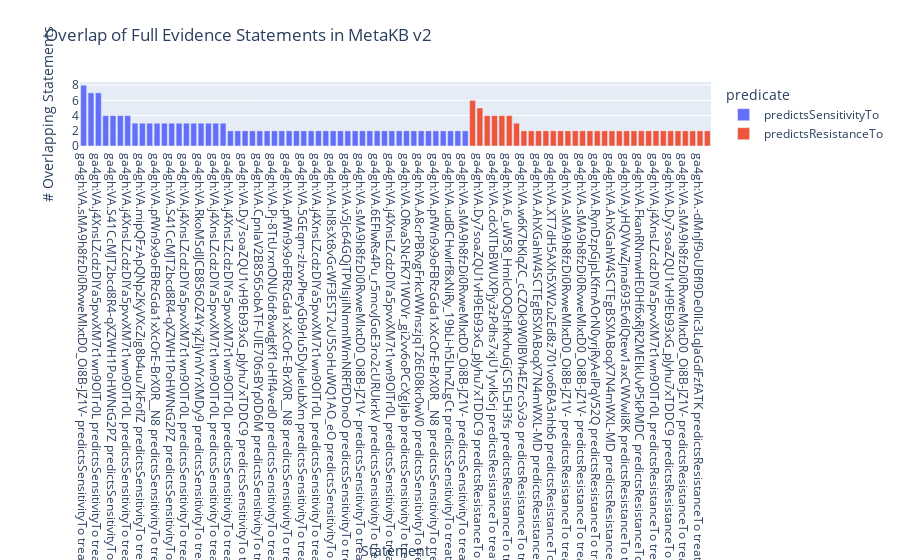

Source (notebook cell):
### Code cell
import plotly
import plotly.express as px
import plotly.io as pio

fig = px.bar(data[0:86], x='Statement', y='counts', color='predicate', title='Overlap of Full Evidence Statements in MetaKB v2')
fig.update_layout(yaxis_title='# Overlapping Statements')
fig.show()
# pio.write_image(fig, "Full_Evidence_Statement_overlap_bar.png", format='png', width=1200, height=400, scale=5)

### Figure 1 — Plotly figure (JSON) as saved in the notebook; plotly's stock layout.template omitted (floating-point values rounded to 4 significant figures)
{"data": [{"alignmentgroup": "True", "hovertemplate": "predicate=predictsSensitivityTo<br>Statement=%{x}<br>counts=%{y}<extra></extra>", "legendgroup": "predictsSensitivityTo", "marker": {"color": "#636efa", "pattern": {"shape": ""}}, "name": "predictsSensitivityTo", "offsetgroup": "predictsSensitivityTo", "orientation": "v", "showlegend": true, "textposition": "auto", "type": "bar", "x": ["ga4gh:VA.sMA9h8fzDi0RvweMlxtD0_Oi8B-JZ1V- predictsSensitivityTo treatment by rxcui:1721560 for the disease ncit:C2926", "ga4gh:VA.S41CcMJT2bcd8R4-qXZWH1PoHWNtG2PZ predictsSensitivityTo treatment by rxcui:337525 for the disease ncit:C2926", "ga4gh:VA.j4XnsLZcdzDIYa5pvvXM7t1wn9OITr0L predictsSensitivityTo treatment by rxcui:1147220 for the disease ncit:C3224", "ga4gh:VA.S41CcMJT2bcd8R4-qXZWH1PoHWNtG2PZ predictsSensitivityTo treatment by rxcui:1430438 for the disease ncit:C2926", "ga4gh:VA.S41CcMJT2bcd8R4-qXZWH1PoHWNtG2PZ predictsSensitivityTo treatment by rxcui:328134 for the disease ncit:C2926", "ga4gh:VA.S41CcMJT2bcd8R4-qXZWH1PoHWNtG2PZ predictsSensitivityTo treatment by rxcui:1721560 for the disease ncit:C2926", "ga4gh:VA.j4XnsLZcdzDIYa5pvvXM7t1wn9OITr0L predictsSensitivityTo treatment by civic.ctid:oBrlcO23adoVXv51xh-5Wigy0QyDWtfr for the disease ncit:C3224", "ga4gh:VA.S41CcMJT2bcd8R4-qXZWH1PoHWNtG2PZ predictsSensitivityTo treatment by rxcui:337525 for the disease ncit:C9305", "ga4gh:VA.mipQFzApQNp2KyVXcZig8b4uu7kFofIZ predictsSensitivityTo treatment by rxcui:495881 for the disease ncit:C2926", "ga4gh:VA.sMA9h8fzDi0RvweMlxtD0_Oi8B-JZ1V- predictsSensitivityTo treatment by ncit:C99905 for the disease ncit:C2926", "ga4gh:VA.pfWn9x9oFBRzGda1xXcOrE-BrX0R__N8 predictsSensitivityTo treatment by rxcui:1147220 for the disease ncit:C3224", "ga4gh:VA.j4XnsLZcdzDIYa5pvvXM7t1wn9OITr0L predictsSensitivityTo treatment by rxcui:1147220 for the disease ncit:C4978", "ga4gh:VA.S41CcMJT2bcd8R4-qXZWH1PoHWNtG2PZ predictsSensitivityTo treatment by rxcui:328134 for the disease ncit:C3512", "ga4gh:VA.S41CcMJT2bcd8R4-qXZWH1PoHWNtG2PZ predictsSensitivityTo treatment by rxcui:1430438 for the disease ncit:C3512", "ga4gh:VA.j4XnsLZcdzDIYa5pvvXM7t1wn9OITr0L predictsSensitivityTo treatment by rxcui:1425098 for the disease ncit:C3224", "ga4gh:VA.lAST62ntkEaXy6RDDOF1V4C3jd-jaAJ5 predictsSensitivityTo treatment by rxcui:2049873 for the disease ncit:C3171", "ga4gh:VA.RkoMSdIJCB856OZ4YxjZIjVnVYrXMDy9 predictsSensitivityTo treatment by rxcui:1148495 for the disease ncit:C3270", "ga4gh:VA.S41CcMJT2bcd8R4-qXZWH1PoHWNtG2PZ predictsSensitivityTo treatment by rxcui:2058848 for the disease ncit:C2926", "ga4gh:VA.j4XnsLZcdzDIYa5pvvXM7t1wn9OITr0L predictsSensitivityTo treatment by moa.ctid:IAMn2xc8QDzi0_zvPzrGlronyv01Coqs for the disease ncit:C3224", "ga4gh:VA.j4XnsLZcdzDIYa5pvvXM7t1wn9OITr0L predictsSensitivityTo treatment by rxcui:1147220 for the disease ncit:C4035", "ga4gh:VA.j4XnsLZcdzDIYa5pvvXM7t1wn9OITr0L predictsSensitivityTo treatment by civic.ctid:aqQX-Uu5M67jU4vqRwbOB7diuYQozPtZ for the disease ncit:C4978", "ga4gh:VA.d-Kmz2h-KL5RB7PbcizjOTz8crmA9lEk predictsSensitivityTo treatment by rxcui:328134 for the disease ncit:C2926", "ga4gh:VA.Dy7soaZQU1vH9Eb93xG_pJyhu7xTDDC9 predictsSensitivityTo treatment by rxcui:2272107 for the disease ncit:C3868", "ga4gh:VA.kupbzxHCTSvq0_M8FY2FpHFtXotNHn4c predictsSensitivityTo treatment by rxcui:1193326 for the disease ncit:C3179", "ga4gh:VA.CpnlaV2B8565obATF-UlE706sBYp0D6M predictsSensitivityTo treatment by rxcui:2289380 for the disease ncit:C3224", "ga4gh:VA.2VAvTmPON2L7JffxjE68jAmmmwxyzDpB predictsSensitivityTo treatment by rxcui:2049873 for the disease ncit:C3171", "ga4gh:VA.Pj-8TtUrxnONU6dr8wdgKf1oHfI4ved0 predictsSensitivityTo treatment by rxcui:1147220 for the disease ncit:C3224", "ga4gh:VA.S41CcMJT2bcd8R4-qXZWH1PoHWNtG2PZ predictsSensitivityTo treatment by rxcui:337525 for the disease ncit:C3512", "ga4gh:VA.pfWn9x9oFBRzGda1xXcOrE-BrX0R__N8 predictsSensitivityTo treatment by rxcui:1425098 for the disease ncit:C3224", "ga4gh:VA.4yqg18xtnJP7cTJI-Z2xS5HjnhxJJg84 predictsSensitivityTo treatment by rxcui:337525 for the disease ncit:C34447", "ga4gh:VA.5GEqm-zIzvvPheyGb9rlu5DyIueIubXm predictsSensitivityTo treatment by ncit:C74072 for the disease ncit:C4013", "ga4gh:VA.j4XnsLZcdzDIYa5pvvXM7t1wn9OITr0L predictsSensitivityTo treatment by civic.ctid:oBrlcO23adoVXv51xh-5Wigy0QyDWtfr for the disease ncit:C35417", "ga4gh:VA.j4XnsLZcdzDIYa5pvvXM7t1wn9OITr0L predictsSensitivityTo treatment by rxcui:1147220 for the disease ncit:C3510", "ga4gh:VA.6mOBrBWsfWLavxBwhR3tMyJEW9UNc6fk predictsSensitivityTo treatment by rxcui:357977 for the disease ncit:C3868", "ga4gh:VA.hl8sXt8vGcWF3EST2vU5SoHuWQ1AO_eO predictsSensitivityTo treatment by rxcui:357977 for the disease ncit:C3171", "ga4gh:VA.j4XnsLZcdzDIYa5pvvXM7t1wn9OITr0L predictsSensitivityTo treatment by rxcui:1424911 for the disease ncit:C3224", "ga4gh:VA.v5Jc64GQjTPVlsjiINmmlWmNRFfDDnoO predictsSensitivityTo treatment by rxcui:337525 for the disease ncit:C4436", "ga4gh:VA.S41CcMJT2bcd8R4-qXZWH1PoHWNtG2PZ predictsSensitivityTo treatment by civic.tsgid:MHwrYYGaDMmdgFLNboI18QBl-zDj5Wso for the disease ncit:C2926", "ga4gh:VA.sMA9h8fzDi0RvweMlxtD0_Oi8B-JZ1V- predictsSensitivityTo treatment by rxcui:1721560 for the disease ncit:C3512", "ga4gh:VA.j4XnsLZcdzDIYa5pvvXM7t1wn9OITr0L predictsSensitivityTo treatment by civic.ctid:7g5X81wE2go4GE_fB45SjFamVMgpnwsA for the disease ncit:C4978", "ga4gh:VA.6EFlwRs4Pu_r5mcvJGoE3ro2cURUkrkV predictsSensitivityTo treatment by rxcui:1148495 for the disease ncit:C3270", "ga4gh:VA.j4XnsLZcdzDIYa5pvvXM7t1wn9OITr0L predictsSensitivityTo treatment by civic.ctid:rF1JcnGq_-VTc0yiCsNIORfNqXQCC3yM for the disease ncit:C4978", "ga4gh:VA.j4XnsLZcdzDIYa5pvvXM7t1wn9OITr0L predictsSensitivityTo treatment by moa.ctid:fImZ7uz-ZC2vosZSuS-gdJcQGXu3l6l7 for the disease ncit:C3224", "ga4gh:VA.pfWn9x9oFBRzGda1xXcOrE-BrX0R__N8 predictsSensitivityTo treatment by moa.ctid:IAMn2xc8QDzi0_zvPzrGlronyv01Coqs for the disease ncit:C3224", "ga4gh:VA.ORvaSNcFK71WOVr_gi2vv6oPCcXgljab predictsSensitivityTo treatment by rxcui:318341 for the disease ncit:C4978", "ga4gh:VA.j4XnsLZcdzDIYa5pvvXM7t1wn9OITr0L predictsSensitivityTo treatment by rxcui:1147220 for the disease ncit:C53972", "ga4gh:VA.A8crPBRvgFrkcWWnszjqT26E08kr0wV0 predictsSensitivityTo treatment by ncit:C165479 for the disease ncit:C9245", "ga4gh:VA.E09IUKElemW2uoVRT5qacU7RMqT8Um5m predictsSensitivityTo treatment by ncit:C165479 for the disease ncit:C9245", "ga4gh:VA.pfWn9x9oFBRzGda1xXcOrE-BrX0R__N8 predictsSensitivityTo treatment by civic.ctid:oBrlcO23adoVXv51xh-5Wigy0QyDWtfr for the disease ncit:C3224", "ga4gh:VA.j4XnsLZcdzDIYa5pvvXM7t1wn9OITr0L predictsSensitivityTo treatment by rxcui:1147220 for the disease ncit:C3242", "ga4gh:VA.udBCHwlrf8xNiRy_19bLi-h5LhnZLgCt predictsSensitivityTo treatment by rxcui:2550714 for the disease ncit:C2926", "ga4gh:VA.j4XnsLZcdzDIYa5pvvXM7t1wn9OITr0L predictsSensitivityTo treatment by rxcui:1147220 for the disease ncit:C2926", "ga4gh:VA.sMA9h8fzDi0RvweMlxtD0_Oi8B-JZ1V- predictsSensitivityTo treatment by rxcui:1430438 for the disease ncit:C2926"], "xaxis": "x", "y": [8, 7, 7, 4, 4, 4, 4, 3, 3, 3, 3, 3, 3, 3, 3, 3, 3, 3, 3, 3, 2, 2, 2, 2, 2, 2, 2, 2, 2, 2, 2, 2, 2, 2, 2, 2, 2, 2, 2, 2, 2, 2, 2, 2, 2, 2, 2, 2, 2, 2, 2, 2, 2], "yaxis": "y"}, {"alignmentgroup": "True", "hovertemplate": "predicate=predictsResistanceTo<br>Statement=%{x}<br>counts=%{y}<extra></extra>", "legendgroup": "predictsResistanceTo", "marker": {"color": "#EF553B", "pattern": {"shape": ""}}, "name": "predictsResistanceTo", "offsetgroup": "predictsResistanceTo", "orientation": "v", "showlegend": true, "textposition": "auto", "type": "bar", "x": ["ga4gh:VA.ORvaSNcFK71WOVr_gi2vv6oPCcXgljab predictsResistanceTo treatment by rxcui:318341 for the disease ncit:C4978", "ga4gh:VA.Dy7soaZQU1vH9Eb93xG_pJyhu7xTDDC9 predictsResistanceTo treatment by rxcui:282388 for the disease ncit:C3868", "ga4gh:VA.ZqmNu5AN2PRYFl0K9eBQ_bo2pJAGKSoa predictsResistanceTo treatment by rxcui:6718 for the disease ncit:C3242", "ga4gh:VA.cdcXITbBWUXPjy3zPdhs7xjU1yvlkSrj predictsResistanceTo treatment by rxcui:6718 for the disease ncit:C3242", "ga4gh:VA.udBCHwlrf8xNiRy_19bLi-h5LhnZLgCt predictsResistanceTo treatment by rxcui:6718 for the disease ncit:C3242", "ga4gh:VA.6_uW58_HmIcOOQshfkvhuGjCSFL5H3fs predictsResistanceTo treatment by rxcui:6718 for the disease ncit:C3242", "ga4gh:VA.sMA9h8fzDi0RvweMlxtD0_Oi8B-JZ1V- predictsResistanceTo treatment by rxcui:328134 for the disease ncit:C2926", "ga4gh:VA.w6K7bKlqZC_cCZOk9W0IBVh4EZrcSv3o predictsResistanceTo treatment by rxcui:282388 for the disease ncit:C3868", "ga4gh:VA.ORvaSNcFK71WOVr_gi2vv6oPCcXgljab predictsResistanceTo treatment by civic.tsgid:7IxyhCwID0QYyVCP2xuIyYvwwu-S_HrZ for the disease ncit:C4978", "ga4gh:VA.AhXGahW4SCTEgBSXlABoqX7N4mWXL-MD predictsResistanceTo treatment by rxcui:318341 for the disease ncit:C4978", "ga4gh:VA.zElnUUWNdxH5elaDdhFo8dYA6dVjCZNs predictsResistanceTo treatment by rxcui:1747556 for the disease ncit:C3209", "ga4gh:VA.XT7dH5AXh5XW2u2Ed8z701vo6BA3nhb6 predictsResistanceTo treatment by civic.tsgid:IMgxRLc3XTtFhF3LrdtkdhJqiCh-_3dE for the disease ncit:C3168", "ga4gh:VA.57hhvPjBoLmuSxZdcTzEdDEprYZnzznv predictsResistanceTo treatment by rxcui:1147220 for the disease ncit:C3224", "ga4gh:VA.sMA9h8fzDi0RvweMlxtD0_Oi8B-JZ1V- predictsResistanceTo treatment by civic.tsgid:MHwrYYGaDMmdgFLNboI18QBl-zDj5Wso for the disease ncit:C2926", "ga4gh:VA.I_Aqtnp7T3OtKjjcXdRisQvKbLULvRN5 predictsResistanceTo treatment by rxcui:1147220 for the disease ncit:C3224", "ga4gh:VA.sMA9h8fzDi0RvweMlxtD0_Oi8B-JZ1V- predictsResistanceTo treatment by rxcui:337525 for the disease ncit:C2926", "ga4gh:VA.B6uOm51_KWfoJlGO61ui7ltRfb4sG092 predictsResistanceTo treatment by rxcui:1546019 for the disease ncit:C3174", "ga4gh:VA.RynDzpGjpLKfmAOrN0yrjRyAeIPqV52Q predictsResistanceTo treatment by rxcui:1242987 for the disease ncit:C2921", "ga4gh:VA.cdcXITbBWUXPjy3zPdhs7xjU1yvlkSrj predictsResistanceTo treatment by rxcui:263034 for the disease ncit:C4978", "ga4gh:VA.AhXGahW4SCTEgBSXlABoqX7N4mWXL-MD predictsResistanceTo treatment by rxcui:263034 for the disease ncit:C4978", "ga4gh:VA.ABJoQOtfYms_bIW4CVCKShtEmwIiT6WA predictsResistanceTo treatment by rxcui:318341 for the disease ncit:C4978", "ga4gh:VA.yHQVVwZjma693Ev6lQtew1axCWVwIi8K predictsResistanceTo treatment by rxcui:1147220 for the disease ncit:C3224", "ga4gh:VA.5GEqm-zIzvvPheyGb9rlu5DyIueIubXm predictsResistanceTo treatment by civic.tsgid:7IxyhCwID0QYyVCP2xuIyYvwwu-S_HrZ for the disease ncit:C4978", "ga4gh:VA.FkanRNmwHE0Hf6xRjR2MElkUvP5kPMDC predictsResistanceTo treatment by rxcui:1147220 for the disease ncit:C3224", "ga4gh:VA.-dMnJf9oUBfl9De0llc3LqJaGdFzfATK predictsResistanceTo treatment by rxcui:2103478 for the disease ncit:C53556", "ga4gh:VA.j4XnsLZcdzDIYa5pvvXM7t1wn9OITr0L predictsResistanceTo treatment by civic.tsgid:7IxyhCwID0QYyVCP2xuIyYvwwu-S_HrZ for the disease ncit:C4978", "ga4gh:VA.WCo3uQpMnNSbBMy5pKdSccudXs8ooZw9 predictsResistanceTo treatment by civic.ctid:E39_bNJqxD2YlQvEbnaYPTYj7A6sKF3V for the disease ncit:C4978", "ga4gh:VA.Dy7soaZQU1vH9Eb93xG_pJyhu7xTDDC9 predictsResistanceTo treatment by rxcui:282388 for the disease ncit:C9305", "ga4gh:VA.0sx1Z2siMMnqZhW0BnX4eUz9dUIDLRm- predictsResistanceTo treatment by rxcui:282388 for the disease ncit:C9305", "ga4gh:VA.sMA9h8fzDi0RvweMlxtD0_Oi8B-JZ1V- predictsResistanceTo treatment by rxcui:1430438 for the disease ncit:C2926", "ga4gh:VA.0v5ZnAjs5BLLL0yOTmm5LO5S1f2m8vGa predictsResistanceTo treatment by rxcui:1442981 for the disease ncit:C3163", "ga4gh:VA.-dMnJf9oUBfl9De0llc3LqJaGdFzfATK predictsResistanceTo treatment by civic.tsgid:7IxyhCwID0QYyVCP2xuIyYvwwu-S_HrZ for the disease ncit:C4978", "ga4gh:VA.yHQVVwZjma693Ev6lQtew1axCWVwIi8K predictsResistanceTo treatment by rxcui:2289380 for the disease ncit:C3224"], "xaxis": "x", "y": [6, 5, 4, 4, 4, 4, 3, 2, 2, 2, 2, 2, 2, 2, 2, 2, 2, 2, 2, 2, 2, 2, 2, 2, 2, 2, 2, 2, 2, 2, 2, 2, 2], "yaxis": "y"}], "layout": {"barmode": "relative", "legend": {"title": {"text": "predicate"}, "tracegroupgap": 0}, "title": {"text": "Overlap of Full Evidence Statements in MetaKB v2"}, "xaxis": {"anchor": "y", "domain": [0, 1], "title": {"text": "Statement"}}, "yaxis": {"anchor": "x", "domain": [0, 1], "title": {"text": "# Overlapping Statements"}}}}
